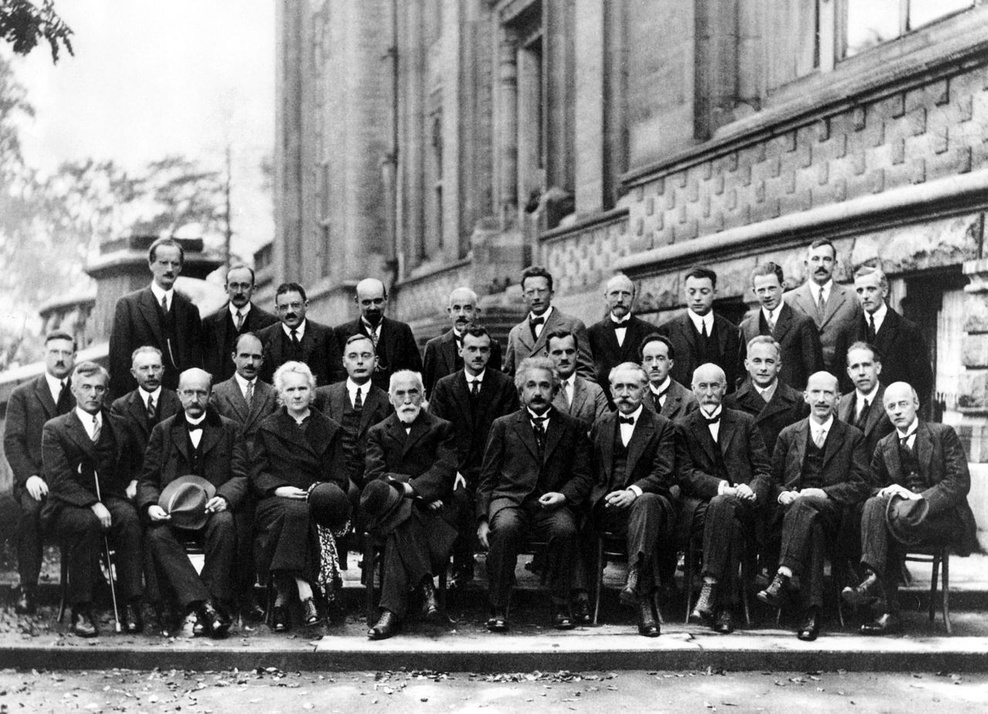
#> input picture lab2/lab2 data/face/example.jpg, 988 x 714 px, shrunk from 1280 x 926 before the run
$ python violajones.py
#> lines starting #> are read from the running program, lines starting #| are printed output that depends on the picture; after the words box and inside, x2 and y2 are one past the last pixel; in counts of white or black regions, pixels touching at a corner belong together
import cv2

face_cascade = cv2.CascadeClassifier('haarcascade_frontalface_default.xml')
#  OpenCV already contains many pre-trained classifiers for face. We need to load the required pre-trained XML classifiers.


img = cv2.imread('../lab2 data/face/example.jpg')
#> img is the input picture: shape (714, 988, 3); min 0, max 255, mean 120.8
gray = cv2.cvtColor(img, cv2.COLOR_BGR2GRAY)

faces = face_cascade.detectMultiScale(gray, 1.3, 5)
#> faces = [[77, 375, 32, 32], [603, 280, 34, 34], [338, 339, 45, 45], [741, 343, 45, 45], [840, 347, 45, 45], [516, 369, 45, 45], [686, 365, 49, 49], [273, 367, 47, 47], [802, 376, 42, 42], [602, 366, 50, 50], [382, 372, 51, 51], [170, 372, 51, 51]]
for (x,y,w,h) in faces:
    cv2.rectangle(img,(x,y),(x+w,y+h),(255,0,0),2)
    roi_gray = gray[y:y+h, x:x+w]
    roi_color = img[y:y+h, x:x+w]
#> this loop made 12 passes
#> pass 1, `roi_gray = gray[y:y+h, x:x+w]`:
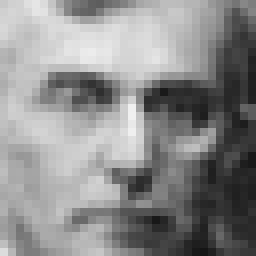
#> roi_gray: shape (32, 32) (shown 8 times larger); min 21, max 240, mean 139.5
#> pass 1, `roi_color = img[y:y+h, x:x+w]`:
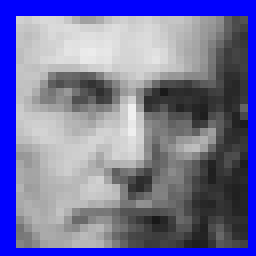
#> roi_color: shape (32, 32, 3) (shown 8 times larger); mean B, G, R 159.7, 114.1, 114.1
#> pass 2, `roi_gray = gray[y:y+h, x:x+w]`:
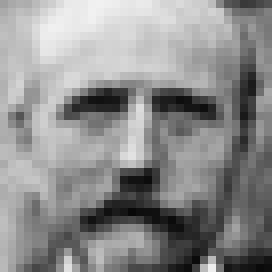
#> roi_gray: shape (34, 34) (shown 8 times larger); min 8, max 241, mean 140.9
#> pass 2, `roi_color = img[y:y+h, x:x+w]`:
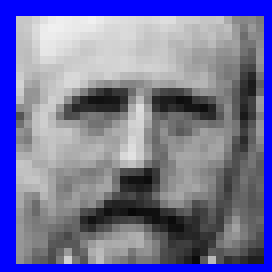
#> roi_color: shape (34, 34, 3) (shown 8 times larger); mean B, G, R 157.2, 114.2, 114.2
#> after the loop:
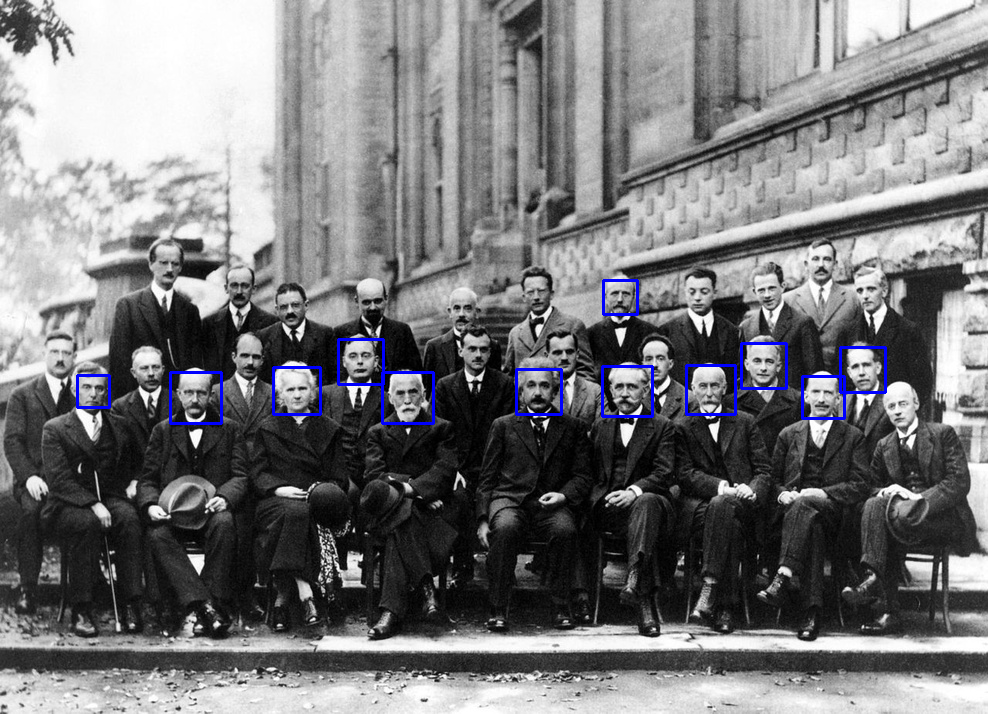
#> img: shape (714, 988, 3); 0.9% of pixels changed, all inside (x1, y1, x2, y2) = (76, 279, 887, 425)


cv2.imshow('img',img)
cv2.waitKey(0)
cv2.destroyAllWindows()
